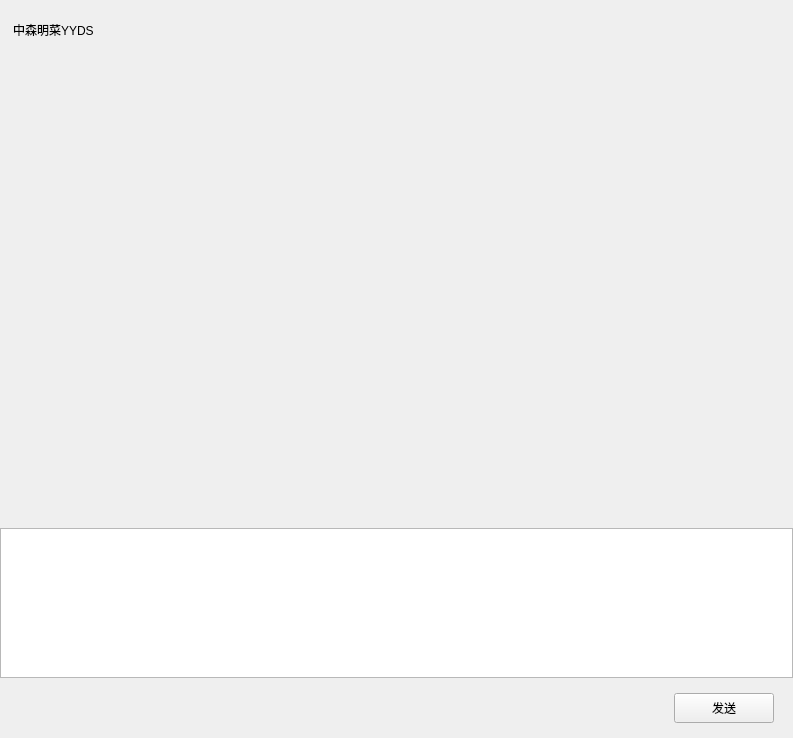
<?xml version="1.0" encoding="UTF-8"?>
<ui version="4.0">
 <class>ChatPage</class>
 <widget class="QWidget" name="ChatPage">
  <property name="geometry">
   <rect>
    <x>0</x>
    <y>0</y>
    <width>793</width>
    <height>738</height>
   </rect>
  </property>
  <property name="windowTitle">
   <string>Form</string>
  </property>
  <layout class="QVBoxLayout" name="verticalLayout">
   <property name="spacing">
    <number>0</number>
   </property>
   <property name="leftMargin">
    <number>0</number>
   </property>
   <property name="topMargin">
    <number>0</number>
   </property>
   <property name="rightMargin">
    <number>0</number>
   </property>
   <property name="bottomMargin">
    <number>0</number>
   </property>
   <item>
    <widget class="QWidget" name="chatdata_wid" native="true">
     <layout class="QVBoxLayout" name="verticalLayout_4">
      <property name="spacing">
       <number>0</number>
      </property>
      <property name="leftMargin">
       <number>0</number>
      </property>
      <property name="topMargin">
       <number>0</number>
      </property>
      <property name="rightMargin">
       <number>0</number>
      </property>
      <property name="bottomMargin">
       <number>0</number>
      </property>
      <item>
       <widget class="QWidget" name="title_wid" native="true">
        <property name="minimumSize">
         <size>
          <width>0</width>
          <height>60</height>
         </size>
        </property>
        <property name="maximumSize">
         <size>
          <width>16777215</width>
          <height>60</height>
         </size>
        </property>
        <layout class="QVBoxLayout" name="verticalLayout_5">
         <property name="spacing">
          <number>2</number>
         </property>
         <property name="leftMargin">
          <number>11</number>
         </property>
         <property name="topMargin">
          <number>2</number>
         </property>
         <property name="rightMargin">
          <number>2</number>
         </property>
         <property name="bottomMargin">
          <number>2</number>
         </property>
         <item>
          <widget class="QWidget" name="widget_2" native="true">
           <layout class="QHBoxLayout" name="horizontalLayout_3">
            <property name="spacing">
             <number>7</number>
            </property>
            <property name="leftMargin">
             <number>2</number>
            </property>
            <property name="topMargin">
             <number>2</number>
            </property>
            <property name="rightMargin">
             <number>2</number>
            </property>
            <property name="bottomMargin">
             <number>2</number>
            </property>
            <item>
             <widget class="QLabel" name="title_lb">
              <property name="text">
               <string>中森明菜YYDS</string>
              </property>
             </widget>
            </item>
           </layout>
          </widget>
         </item>
        </layout>
       </widget>
      </item>
      <item>
       <widget class="ChatView" name="chat_data_list" native="true"/>
      </item>
      <item>
       <widget class="QWidget" name="tool_wid" native="true">
        <property name="minimumSize">
         <size>
          <width>0</width>
          <height>40</height>
         </size>
        </property>
        <property name="maximumSize">
         <size>
          <width>16777215</width>
          <height>40</height>
         </size>
        </property>
        <layout class="QHBoxLayout" name="horizontalLayout_4">
         <property name="spacing">
          <number>7</number>
         </property>
         <property name="leftMargin">
          <number>2</number>
         </property>
         <property name="topMargin">
          <number>2</number>
         </property>
         <property name="rightMargin">
          <number>2</number>
         </property>
         <property name="bottomMargin">
          <number>2</number>
         </property>
         <item>
          <spacer name="horizontalSpacer_2">
           <property name="orientation">
            <enum>Qt::Orientation::Horizontal</enum>
           </property>
           <property name="sizeType">
            <enum>QSizePolicy::Policy::Fixed</enum>
           </property>
           <property name="sizeHint" stdset="0">
            <size>
             <width>16</width>
             <height>20</height>
            </size>
           </property>
          </spacer>
         </item>
         <item>
          <widget class="ClickLabelPlus" name="emo_lb">
           <property name="minimumSize">
            <size>
             <width>25</width>
             <height>25</height>
            </size>
           </property>
           <property name="maximumSize">
            <size>
             <width>25</width>
             <height>25</height>
            </size>
           </property>
           <property name="text">
            <string/>
           </property>
          </widget>
         </item>
         <item>
          <spacer name="horizontalSpacer_4">
           <property name="orientation">
            <enum>Qt::Orientation::Horizontal</enum>
           </property>
           <property name="sizeType">
            <enum>QSizePolicy::Policy::Fixed</enum>
           </property>
           <property name="sizeHint" stdset="0">
            <size>
             <width>10</width>
             <height>20</height>
            </size>
           </property>
          </spacer>
         </item>
         <item>
          <widget class="ClickLabelPlus" name="file_lb">
           <property name="minimumSize">
            <size>
             <width>25</width>
             <height>25</height>
            </size>
           </property>
           <property name="maximumSize">
            <size>
             <width>25</width>
             <height>25</height>
            </size>
           </property>
           <property name="text">
            <string/>
           </property>
          </widget>
         </item>
         <item>
          <spacer name="horizontalSpacer_3">
           <property name="orientation">
            <enum>Qt::Orientation::Horizontal</enum>
           </property>
           <property name="sizeHint" stdset="0">
            <size>
             <width>40</width>
             <height>20</height>
            </size>
           </property>
          </spacer>
         </item>
        </layout>
       </widget>
      </item>
      <item>
       <widget class="MessageTextEdit" name="chatedit">
        <property name="minimumSize">
         <size>
          <width>0</width>
          <height>150</height>
         </size>
        </property>
        <property name="maximumSize">
         <size>
          <width>16777215</width>
          <height>150</height>
         </size>
        </property>
       </widget>
      </item>
      <item>
       <widget class="QWidget" name="send_wid" native="true">
        <property name="minimumSize">
         <size>
          <width>0</width>
          <height>60</height>
         </size>
        </property>
        <property name="maximumSize">
         <size>
          <width>16777215</width>
          <height>60</height>
         </size>
        </property>
        <layout class="QHBoxLayout" name="horizontalLayout_5">
         <item>
          <spacer name="horizontalSpacer_5">
           <property name="orientation">
            <enum>Qt::Orientation::Horizontal</enum>
           </property>
           <property name="sizeHint" stdset="0">
            <size>
             <width>40</width>
             <height>20</height>
            </size>
           </property>
          </spacer>
         </item>
         <item>
          <widget class="ClickButton" name="send_btn">
           <property name="minimumSize">
            <size>
             <width>100</width>
             <height>30</height>
            </size>
           </property>
           <property name="maximumSize">
            <size>
             <width>100</width>
             <height>30</height>
            </size>
           </property>
           <property name="text">
            <string>发送</string>
           </property>
          </widget>
         </item>
         <item>
          <spacer name="horizontalSpacer_7">
           <property name="orientation">
            <enum>Qt::Orientation::Horizontal</enum>
           </property>
           <property name="sizeType">
            <enum>QSizePolicy::Policy::Fixed</enum>
           </property>
           <property name="sizeHint" stdset="0">
            <size>
             <width>10</width>
             <height>20</height>
            </size>
           </property>
          </spacer>
         </item>
        </layout>
       </widget>
      </item>
     </layout>
    </widget>
   </item>
  </layout>
 </widget>
 <customwidgets>
  <customwidget>
   <class>ClickButton</class>
   <extends>QPushButton</extends>
   <header>clickbutton.h</header>
  </customwidget>
  <customwidget>
   <class>ClickLabelPlus</class>
   <extends>QLabel</extends>
   <header>clicklabelplus.h</header>
  </customwidget>
  <customwidget>
   <class>ChatView</class>
   <extends>QWidget</extends>
   <header>chatview.h</header>
   <container>1</container>
  </customwidget>
  <customwidget>
   <class>MessageTextEdit</class>
   <extends>QTextEdit</extends>
   <header>messagetextedit.h</header>
  </customwidget>
 </customwidgets>
 <resources/>
 <connections/>
</ui>
